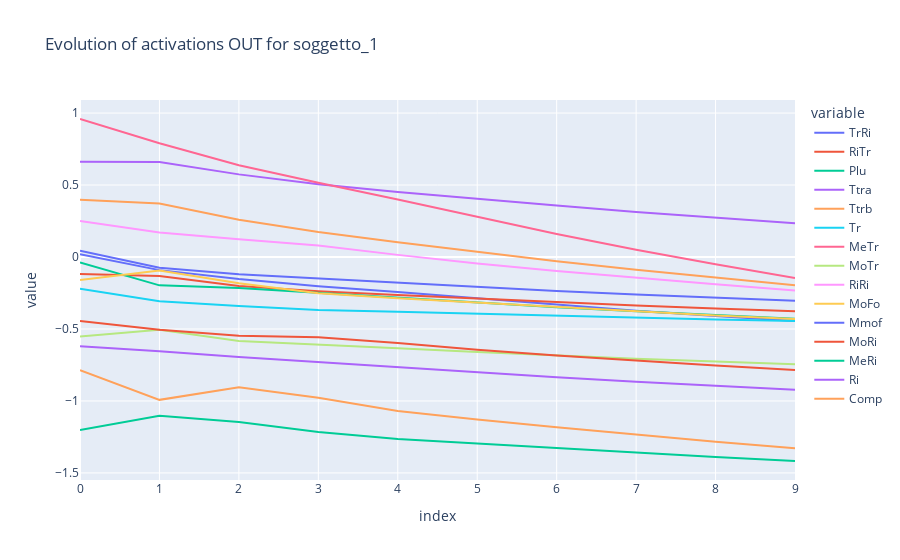
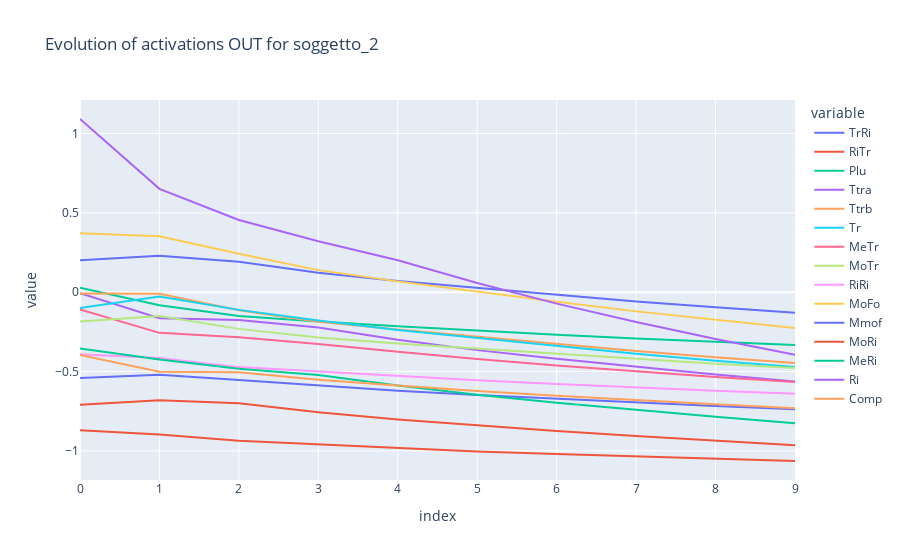

These figures' notebook cell, in order:
### Code cell
# plot lineplots with plotly express for each subject
for subject in subjects:
    fig = px.line(df_evolve_dict[subject].iloc[0:10], title="Evolution of activations for {}".format(subject))
    fig.show()

### Figure 1 — Plotly figure (JSON) as saved in the notebook; plotly's stock layout.template omitted (floating-point values rounded to 4 significant figures)
{"data": [{"hovertemplate": "variable=TrRi<br>index=%{x}<br>value=%{y}<extra></extra>", "legendgroup": "TrRi", "line": {"color": "#636efa", "dash": "solid"}, "marker": {"symbol": "circle"}, "mode": "lines", "name": "TrRi", "orientation": "v", "showlegend": true, "type": "scatter", "x": [0, 1, 2, 3, 4, 5, 6, 7, 8, 9], "xaxis": "x", "y": [0.01842, -0.09122, -0.153, -0.2024, -0.2425, -0.2878, -0.3328, -0.3733, -0.4104, -0.4452], "yaxis": "y"}, {"hovertemplate": "variable=RiTr<br>index=%{x}<br>value=%{y}<extra></extra>", "legendgroup": "RiTr", "line": {"color": "#EF553B", "dash": "solid"}, "marker": {"symbol": "circle"}, "mode": "lines", "name": "RiTr", "orientation": "v", "showlegend": true, "type": "scatter", "x": [0, 1, 2, 3, 4, 5, 6, 7, 8, 9], "xaxis": "x", "y": [-0.1176, -0.1312, -0.201, -0.2384, -0.264, -0.29, -0.3145, -0.3369, -0.3575, -0.3767], "yaxis": "y"}, {"hovertemplate": "variable=Plu<br>index=%{x}<br>value=%{y}<extra></extra>", "legendgroup": "Plu", "line": {"color": "#00cc96", "dash": "solid"}, "marker": {"symbol": "circle"}, "mode": "lines", "name": "Plu", "orientation": "v", "showlegend": true, "type": "scatter", "x": [0, 1, 2, 3, 4, 5, 6, 7, 8, 9], "xaxis": "x", "y": [-0.03772, -0.197, -0.2145, -0.2486, -0.2839, -0.3189, -0.3498, -0.3776, -0.4038, -0.4284], "yaxis": "y"}, {"hovertemplate": "variable=Ttra<br>index=%{x}<br>value=%{y}<extra></extra>", "legendgroup": "Ttra", "line": {"color": "#ab63fa", "dash": "solid"}, "marker": {"symbol": "circle"}, "mode": "lines", "name": "Ttra", "orientation": "v", "showlegend": true, "type": "scatter", "x": [0, 1, 2, 3, 4, 5, 6, 7, 8, 9], "xaxis": "x", "y": [0.661, 0.6598, 0.5739, 0.5057, 0.4523, 0.4038, 0.3571, 0.313, 0.2722, 0.2343], "yaxis": "y"}, {"hovertemplate": "variable=Ttrb<br>index=%{x}<br>value=%{y}<extra></extra>", "legendgroup": "Ttrb", "line": {"color": "#FFA15A", "dash": "solid"}, "marker": {"symbol": "circle"}, "mode": "lines", "name": "Ttrb", "orientation": "v", "showlegend": true, "type": "scatter", "x": [0, 1, 2, 3, 4, 5, 6, 7, 8, 9], "xaxis": "x", "y": [0.3976, 0.3709, 0.259, 0.1731, 0.1024, 0.03425, -0.02951, -0.08933, -0.1449, -0.1965], "yaxis": "y"}, {"hovertemplate": "variable=Tr<br>index=%{x}<br>value=%{y}<extra></extra>", "legendgroup": "Tr", "line": {"color": "#19d3f3", "dash": "solid"}, "marker": {"symbol": "circle"}, "mode": "lines", "name": "Tr", "orientation": "v", "showlegend": true, "type": "scatter", "x": [0, 1, 2, 3, 4, 5, 6, 7, 8, 9], "xaxis": "x", "y": [-0.2211, -0.3081, -0.3402, -0.3679, -0.3803, -0.3946, -0.4091, -0.422, -0.4338, -0.4446], "yaxis": "y"}, {"hovertemplate": "variable=MeTr<br>index=%{x}<br>value=%{y}<extra></extra>", "legendgroup": "MeTr", "line": {"color": "#FF6692", "dash": "solid"}, "marker": {"symbol": "circle"}, "mode": "lines", "name": "MeTr", "orientation": "v", "showlegend": true, "type": "scatter", "x": [0, 1, 2, 3, 4, 5, 6, 7, 8, 9], "xaxis": "x", "y": [0.9587, 0.7906, 0.6379, 0.5158, 0.3991, 0.2786, 0.1604, 0.0504, -0.05093, -0.1454], "yaxis": "y"}, {"hovertemplate": "variable=MoTr<br>index=%{x}<br>value=%{y}<extra></extra>", "legendgroup": "MoTr", "line": {"color": "#B6E880", "dash": "solid"}, "marker": {"symbol": "circle"}, "mode": "lines", "name": "MoTr", "orientation": "v", "showlegend": true, "type": "scatter", "x": [0, 1, 2, 3, 4, 5, 6, 7, 8, 9], "xaxis": "x", "y": [-0.5529, -0.5062, -0.584, -0.6077, -0.6331, -0.6605, -0.6846, -0.7064, -0.7266, -0.7456], "yaxis": "y"}, {"hovertemplate": "variable=RiRi<br>index=%{x}<br>value=%{y}<extra></extra>", "legendgroup": "RiRi", "line": {"color": "#FF97FF", "dash": "solid"}, "marker": {"symbol": "circle"}, "mode": "lines", "name": "RiRi", "orientation": "v", "showlegend": true, "type": "scatter", "x": [0, 1, 2, 3, 4, 5, 6, 7, 8, 9], "xaxis": "x", "y": [0.2508, 0.1707, 0.1232, 0.08055, 0.01475, -0.04524, -0.09692, -0.1446, -0.1898, -0.2323], "yaxis": "y"}, {"hovertemplate": "variable=MoFo<br>index=%{x}<br>value=%{y}<extra></extra>", "legendgroup": "MoFo", "line": {"color": "#FECB52", "dash": "solid"}, "marker": {"symbol": "circle"}, "mode": "lines", "name": "MoFo", "orientation": "v", "showlegend": true, "type": "scatter", "x": [0, 1, 2, 3, 4, 5, 6, 7, 8, 9], "xaxis": "x", "y": [-0.1599, -0.09307, -0.183, -0.2517, -0.2864, -0.3176, -0.3486, -0.3787, -0.4062, -0.4314], "yaxis": "y"}, {"hovertemplate": "variable=Mmof<br>index=%{x}<br>value=%{y}<extra></extra>", "legendgroup": "Mmof", "line": {"color": "#636efa", "dash": "solid"}, "marker": {"symbol": "circle"}, "mode": "lines", "name": "Mmof", "orientation": "v", "showlegend": true, "type": "scatter", "x": [0, 1, 2, 3, 4, 5, 6, 7, 8, 9], "xaxis": "x", "y": [0.04356, -0.07463, -0.1196, -0.15, -0.1794, -0.2093, -0.2364, -0.2607, -0.2831, -0.3042], "yaxis": "y"}, {"hovertemplate": "variable=MoRi<br>index=%{x}<br>value=%{y}<extra></extra>", "legendgroup": "MoRi", "line": {"color": "#EF553B", "dash": "solid"}, "marker": {"symbol": "circle"}, "mode": "lines", "name": "MoRi", "orientation": "v", "showlegend": true, "type": "scatter", "x": [0, 1, 2, 3, 4, 5, 6, 7, 8, 9], "xaxis": "x", "y": [-0.4452, -0.5055, -0.5467, -0.5582, -0.5976, -0.6446, -0.6845, -0.7197, -0.753, -0.7845], "yaxis": "y"}, {"hovertemplate": "variable=MeRi<br>index=%{x}<br>value=%{y}<extra></extra>", "legendgroup": "MeRi", "line": {"color": "#00cc96", "dash": "solid"}, "marker": {"symbol": "circle"}, "mode": "lines", "name": "MeRi", "orientation": "v", "showlegend": true, "type": "scatter", "x": [0, 1, 2, 3, 4, 5, 6, 7, 8, 9], "xaxis": "x", "y": [-1.202, -1.104, -1.147, -1.215, -1.264, -1.296, -1.327, -1.359, -1.39, -1.417], "yaxis": "y"}, {"hovertemplate": "variable=Ri<br>index=%{x}<br>value=%{y}<extra></extra>", "legendgroup": "Ri", "line": {"color": "#ab63fa", "dash": "solid"}, "marker": {"symbol": "circle"}, "mode": "lines", "name": "Ri", "orientation": "v", "showlegend": true, "type": "scatter", "x": [0, 1, 2, 3, 4, 5, 6, 7, 8, 9], "xaxis": "x", "y": [-0.6206, -0.6547, -0.6944, -0.7302, -0.7687, -0.8021, -0.8352, -0.8663, -0.8952, -0.9221], "yaxis": "y"}, {"hovertemplate": "variable=Comp<br>index=%{x}<br>value=%{y}<extra></extra>", "legendgroup": "Comp", "line": {"color": "#FFA15A", "dash": "solid"}, "marker": {"symbol": "circle"}, "mode": "lines", "name": "Comp", "orientation": "v", "showlegend": true, "type": "scatter", "x": [0, 1, 2, 3, 4, 5, 6, 7, 8, 9], "xaxis": "x", "y": [-0.7866, -0.9924, -0.9045, -0.9771, -1.069, -1.13, -1.182, -1.233, -1.283, -1.329], "yaxis": "y"}], "layout": {"legend": {"title": {"text": "variable"}, "tracegroupgap": 0}, "title": {"text": "Evolution of activations OUT for soggetto_1"}, "xaxis": {"anchor": "y", "domain": [0, 1], "title": {"text": "index"}}, "yaxis": {"anchor": "x", "domain": [0, 1], "title": {"text": "value"}}}}

### Figure 2 — Plotly figure (JSON) as saved in the notebook; plotly's stock layout.template omitted (floating-point values rounded to 4 significant figures)
{"data": [{"hovertemplate": "variable=TrRi<br>index=%{x}<br>value=%{y}<extra></extra>", "legendgroup": "TrRi", "line": {"color": "#636efa", "dash": "solid"}, "marker": {"symbol": "circle"}, "mode": "lines", "name": "TrRi", "orientation": "v", "showlegend": true, "type": "scatter", "x": [0, 1, 2, 3, 4, 5, 6, 7, 8, 9], "xaxis": "x", "y": [0.202, 0.2293, 0.1911, 0.1224, 0.06979, 0.02571, -0.0172, -0.05816, -0.09577, -0.1302], "yaxis": "y"}, {"hovertemplate": "variable=RiTr<br>index=%{x}<br>value=%{y}<extra></extra>", "legendgroup": "RiTr", "line": {"color": "#EF553B", "dash": "solid"}, "marker": {"symbol": "circle"}, "mode": "lines", "name": "RiTr", "orientation": "v", "showlegend": true, "type": "scatter", "x": [0, 1, 2, 3, 4, 5, 6, 7, 8, 9], "xaxis": "x", "y": [-0.8695, -0.8964, -0.9364, -0.9587, -0.9851, -1.003, -1.02, -1.036, -1.051, -1.064], "yaxis": "y"}, {"hovertemplate": "variable=Plu<br>index=%{x}<br>value=%{y}<extra></extra>", "legendgroup": "Plu", "line": {"color": "#00cc96", "dash": "solid"}, "marker": {"symbol": "circle"}, "mode": "lines", "name": "Plu", "orientation": "v", "showlegend": true, "type": "scatter", "x": [0, 1, 2, 3, 4, 5, 6, 7, 8, 9], "xaxis": "x", "y": [0.02793, -0.08257, -0.1496, -0.1846, -0.2141, -0.2421, -0.2681, -0.2915, -0.3129, -0.3328], "yaxis": "y"}, {"hovertemplate": "variable=Ttra<br>index=%{x}<br>value=%{y}<extra></extra>", "legendgroup": "Ttra", "line": {"color": "#ab63fa", "dash": "solid"}, "marker": {"symbol": "circle"}, "mode": "lines", "name": "Ttra", "orientation": "v", "showlegend": true, "type": "scatter", "x": [0, 1, 2, 3, 4, 5, 6, 7, 8, 9], "xaxis": "x", "y": [-0.007244, -0.1643, -0.1756, -0.2226, -0.3003, -0.3653, -0.42, -0.4702, -0.5183, -0.5626], "yaxis": "y"}, {"hovertemplate": "variable=Ttrb<br>index=%{x}<br>value=%{y}<extra></extra>", "legendgroup": "Ttrb", "line": {"color": "#FFA15A", "dash": "solid"}, "marker": {"symbol": "circle"}, "mode": "lines", "name": "Ttrb", "orientation": "v", "showlegend": true, "type": "scatter", "x": [0, 1, 2, 3, 4, 5, 6, 7, 8, 9], "xaxis": "x", "y": [-0.008217, -0.01058, -0.1144, -0.1862, -0.2359, -0.2809, -0.3277, -0.3708, -0.4099, -0.4458], "yaxis": "y"}, {"hovertemplate": "variable=Tr<br>index=%{x}<br>value=%{y}<extra></extra>", "legendgroup": "Tr", "line": {"color": "#19d3f3", "dash": "solid"}, "marker": {"symbol": "circle"}, "mode": "lines", "name": "Tr", "orientation": "v", "showlegend": true, "type": "scatter", "x": [0, 1, 2, 3, 4, 5, 6, 7, 8, 9], "xaxis": "x", "y": [-0.09964, -0.02789, -0.1116, -0.1788, -0.2391, -0.2903, -0.3413, -0.3885, -0.432, -0.472], "yaxis": "y"}, {"hovertemplate": "variable=MeTr<br>index=%{x}<br>value=%{y}<extra></extra>", "legendgroup": "MeTr", "line": {"color": "#FF6692", "dash": "solid"}, "marker": {"symbol": "circle"}, "mode": "lines", "name": "MeTr", "orientation": "v", "showlegend": true, "type": "scatter", "x": [0, 1, 2, 3, 4, 5, 6, 7, 8, 9], "xaxis": "x", "y": [-0.1093, -0.2564, -0.2844, -0.3271, -0.375, -0.4216, -0.4621, -0.4993, -0.5341, -0.5664], "yaxis": "y"}, {"hovertemplate": "variable=MoTr<br>index=%{x}<br>value=%{y}<extra></extra>", "legendgroup": "MoTr", "line": {"color": "#B6E880", "dash": "solid"}, "marker": {"symbol": "circle"}, "mode": "lines", "name": "MoTr", "orientation": "v", "showlegend": true, "type": "scatter", "x": [0, 1, 2, 3, 4, 5, 6, 7, 8, 9], "xaxis": "x", "y": [-0.1841, -0.1504, -0.2313, -0.2855, -0.3229, -0.3556, -0.3905, -0.4226, -0.4517, -0.4785], "yaxis": "y"}, {"hovertemplate": "variable=RiRi<br>index=%{x}<br>value=%{y}<extra></extra>", "legendgroup": "RiRi", "line": {"color": "#FF97FF", "dash": "solid"}, "marker": {"symbol": "circle"}, "mode": "lines", "name": "RiRi", "orientation": "v", "showlegend": true, "type": "scatter", "x": [0, 1, 2, 3, 4, 5, 6, 7, 8, 9], "xaxis": "x", "y": [-0.3919, -0.4146, -0.4724, -0.5009, -0.5284, -0.5544, -0.5789, -0.6011, -0.6215, -0.6404], "yaxis": "y"}, {"hovertemplate": "variable=MoFo<br>index=%{x}<br>value=%{y}<extra></extra>", "legendgroup": "MoFo", "line": {"color": "#FECB52", "dash": "solid"}, "marker": {"symbol": "circle"}, "mode": "lines", "name": "MoFo", "orientation": "v", "showlegend": true, "type": "scatter", "x": [0, 1, 2, 3, 4, 5, 6, 7, 8, 9], "xaxis": "x", "y": [0.3719, 0.3531, 0.2427, 0.139, 0.06812, 0.003292, -0.06082, -0.121, -0.1757, -0.226], "yaxis": "y"}, {"hovertemplate": "variable=Mmof<br>index=%{x}<br>value=%{y}<extra></extra>", "legendgroup": "Mmof", "line": {"color": "#636efa", "dash": "solid"}, "marker": {"symbol": "circle"}, "mode": "lines", "name": "Mmof", "orientation": "v", "showlegend": true, "type": "scatter", "x": [0, 1, 2, 3, 4, 5, 6, 7, 8, 9], "xaxis": "x", "y": [-0.5414, -0.5213, -0.5536, -0.5892, -0.6217, -0.6482, -0.6729, -0.6963, -0.7181, -0.738], "yaxis": "y"}, {"hovertemplate": "variable=MoRi<br>index=%{x}<br>value=%{y}<extra></extra>", "legendgroup": "MoRi", "line": {"color": "#EF553B", "dash": "solid"}, "marker": {"symbol": "circle"}, "mode": "lines", "name": "MoRi", "orientation": "v", "showlegend": true, "type": "scatter", "x": [0, 1, 2, 3, 4, 5, 6, 7, 8, 9], "xaxis": "x", "y": [-0.7101, -0.6805, -0.7005, -0.7575, -0.8031, -0.8409, -0.8745, -0.9072, -0.9375, -0.9654], "yaxis": "y"}, {"hovertemplate": "variable=MeRi<br>index=%{x}<br>value=%{y}<extra></extra>", "legendgroup": "MeRi", "line": {"color": "#00cc96", "dash": "solid"}, "marker": {"symbol": "circle"}, "mode": "lines", "name": "MeRi", "orientation": "v", "showlegend": true, "type": "scatter", "x": [0, 1, 2, 3, 4, 5, 6, 7, 8, 9], "xaxis": "x", "y": [-0.3543, -0.4241, -0.4831, -0.5219, -0.5881, -0.6463, -0.6967, -0.7426, -0.7859, -0.8261], "yaxis": "y"}, {"hovertemplate": "variable=Ri<br>index=%{x}<br>value=%{y}<extra></extra>", "legendgroup": "Ri", "line": {"color": "#ab63fa", "dash": "solid"}, "marker": {"symbol": "circle"}, "mode": "lines", "name": "Ri", "orientation": "v", "showlegend": true, "type": "scatter", "x": [0, 1, 2, 3, 4, 5, 6, 7, 8, 9], "xaxis": "x", "y": [1.092, 0.6513, 0.4549, 0.3211, 0.2006, 0.0574, -0.07204, -0.1883, -0.2947, -0.3941], "yaxis": "y"}, {"hovertemplate": "variable=Comp<br>index=%{x}<br>value=%{y}<extra></extra>", "legendgroup": "Comp", "line": {"color": "#FFA15A", "dash": "solid"}, "marker": {"symbol": "circle"}, "mode": "lines", "name": "Comp", "orientation": "v", "showlegend": true, "type": "scatter", "x": [0, 1, 2, 3, 4, 5, 6, 7, 8, 9], "xaxis": "x", "y": [-0.3962, -0.5015, -0.5042, -0.5525, -0.5888, -0.623, -0.6524, -0.6808, -0.707, -0.7312], "yaxis": "y"}], "layout": {"legend": {"title": {"text": "variable"}, "tracegroupgap": 0}, "title": {"text": "Evolution of activations OUT for soggetto_2"}, "xaxis": {"anchor": "y", "domain": [0, 1], "title": {"text": "index"}}, "yaxis": {"anchor": "x", "domain": [0, 1], "title": {"text": "value"}}}}
